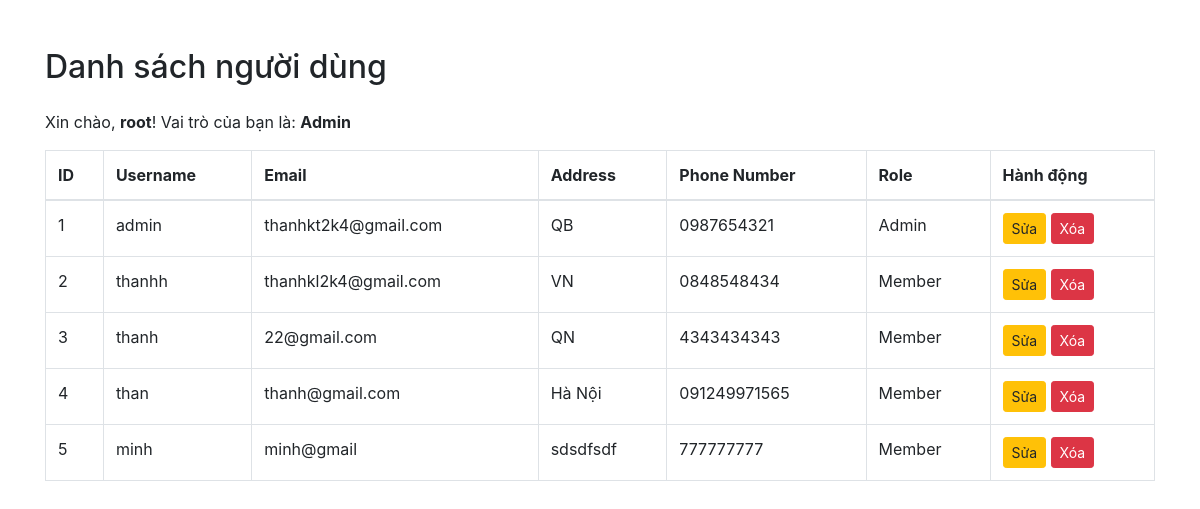
/hienthikhachhang.php (signed in), run on the app's committed database.
### tables this page shows
CREATE TABLE `users` (
  `id` int(11) NOT NULL,
  `username` varchar(255) NOT NULL,
  `password` varchar(255) NOT NULL,
  `email` varchar(255) NOT NULL,
  `address` varchar(255) DEFAULT NULL,
  `phone_number` varchar(15) DEFAULT NULL,
  `role` enum('Admin','Member') DEFAULT 'Member'
);

### config.php (called while the page is built, shortened)
<?php
$username = "root";
?>

### hienthikhachhang.php (the view, shortened to what this page needs)
<?php
$role = $_SESSION['role'];
require 'config.php';
$sql = "SELECT id, username, email, address, phone_number, role FROM users";
$result = $conn->query($sql);
?>
<!DOCTYPE html>
<html lang="en">
<head>
    <link rel="stylesheet" href="https://stackpath.bootstrapcdn.com/bootstrap/4.3.1/css/bootstrap.min.css">
</head>
<body>
<div class="container mt-5">
    <h2 class="mb-4">Danh sách người dùng</h2>
    <p>Xin chào, <strong><?php echo htmlspecialchars($username); ?></strong>! Vai trò của bạn là: <strong><?php echo htmlspecialchars($role); ?></strong></p>
    <?php
    if ($result->num_rows > 0) {
        echo '<table class="table table-bordered">';
        echo '<thead>';
        echo '<tr><th>ID</th><th>Username</th><th>Email</th><th>Address</th><th>Phone Number</th><th>Role</th>';
        if ($role === 'Admin') {
            echo '<th>Hành động</th>';
        }
        echo '</tr>';
        echo '</thead>';
        echo '<tbody>';
        while ($row = $result->fetch_assoc()) {
            echo '<tr>';
            echo '<td>' . htmlspecialchars($row['id']) . '</td>';
            echo '<td>' . htmlspecialchars($row['username']) . '</td>';
            echo '<td>' . htmlspecialchars($row['email']) . '</td>';
            echo '<td>' . htmlspecialchars($row['address']) . '</td>';
            echo '<td>' . htmlspecialchars($row['phone_number']) . '</td>';
            echo '<td>' . htmlspecialchars($row['role']) . '</td>';
            if ($role === 'Admin') {
                echo '<td>';
                echo '<a href="sua_user.php?id=' . $row['id'] . '" class="btn btn-warning btn-sm">Sửa</a> ';
                echo '<a href="xoa_user.php?id=' . $row['id'] . '" class="btn btn-danger btn-sm" onclick="return confirm(\'Bạn có chắc chắn muốn xóa tài khoản này?\');">Xóa</a>';
                echo '</td>';
            }
            echo '</tr>';
        }
        echo '</tbody>';
        echo '</table>';
    } else {
        echo '<p>Không có người dùng nào.</p>';
    }
    ?>
</div>
</body>
</html>

### data on the page
users: id "1", username "admin", email "thanhkt2k4@gmail.com", address "QB", phone_number "0987654321", role "Admin"
users: id "2", username "thanhh", email "thanhkl2k4@gmail.com", address "VN", phone_number "0848548434", role "Member"
users: id "3", username "thanh", email "22@gmail.com", address "QN", phone_number "4343434343", role "Member"
users: id "4", username "than", email "thanh@gmail.com", address "Hà Nội", phone_number "091249971565", role "Member"
users: id "5", username "minh", email "minh@gmail", address "sdsdfsdf", phone_number "777777777", role "Member"

### other printed values
$username "root"
$role "Admin"
